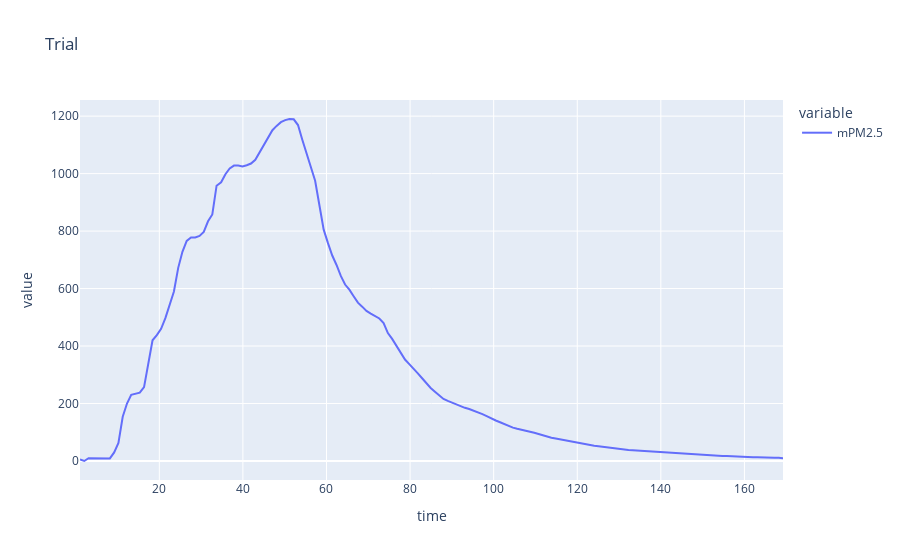

Notebook code cell kept with this figure:
### Markdown cell above
# Trial

1. Set `filename` to one of the air purifier trials from the experiment.

### Code cell
filename = 'data_mesh/20221218_HealthyGlow_4LianLiST120+3ArcticP12.trial7.vd_first.csv'

if filename.endswith('.edf'):
    df = pd.read_csv(filename, sep='\t', skiprows=9)
    df.rename(columns = {'Epoch_UTC': 'time'}, inplace=True)
    # set time off of zero rather than epoch
    time_offset = df.time[0]
    df['time'] -= time_offset
else:
    df = pd.read_csv(filename)
    print('F°: {}'.format(df['temp_F'][10]))
    print('C°: {}'.format(df['temp_C'][10]))
    print('rh: {}%'.format(df.rh[10]))

# plot the original data
df.drop([x for x in df.columns.values.tolist() if x not in [col_fit, 'time']], axis=1).set_index('time').plot(title='Trial', kind='line')

### Figure 1 — Plotly figure (JSON) as saved in the notebook; plotly's stock layout.template omitted (floating-point values rounded to 4 significant figures; data arrays with more than 128 entries replaced by an {"elided": "..."} marker saying what was removed)
{"data": [{"hovertemplate": "variable=mPM2.5<br>time=%{x}<br>value=%{y}<extra></extra>", "legendgroup": "mPM2.5", "line": {"color": "#636efa", "dash": "solid"}, "marker": {"symbol": "circle"}, "mode": "lines", "name": "mPM2.5", "orientation": "v", "showlegend": true, "type": "scatter", "x": {"elided": "165 float values"}, "xaxis": "x", "y": {"elided": "165 int values"}, "yaxis": "y"}], "layout": {"legend": {"title": {"text": "variable"}, "tracegroupgap": 0}, "title": {"text": "Trial"}, "xaxis": {"anchor": "y", "domain": [0, 1], "title": {"text": "time"}}, "yaxis": {"anchor": "x", "domain": [0, 1], "title": {"text": "value"}}}}
